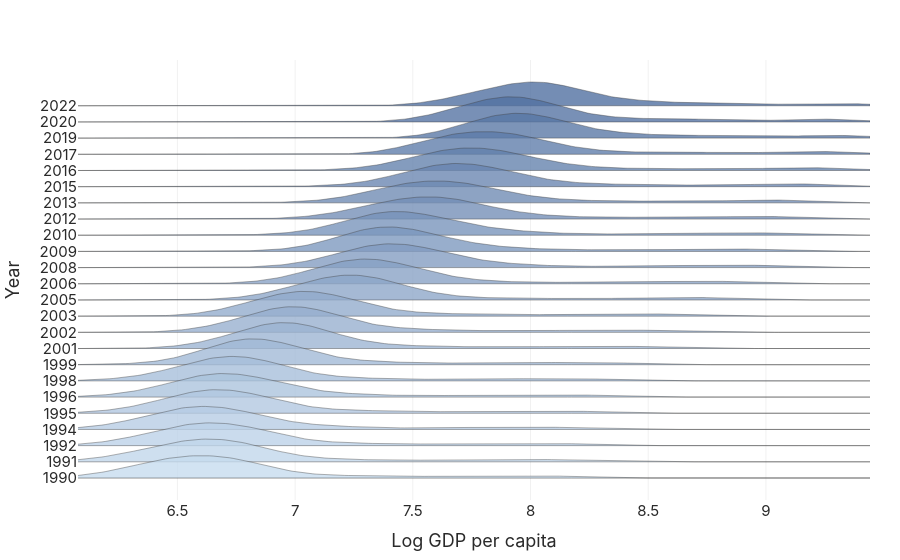

The code cell stored with this chart in its notebook:
### Markdown cell above
### Distribution dynamics

How the whole distribution moved, and how often districts change quintile from one year to the next:

### Code cell
dist = ex.explore_distribution_over_time(df, "ln_y")
print(dist.interpret())
dist.fig

### Figure 1 — Plotly figure (JSON) as saved in the notebook; plotly's stock layout.template omitted (floating-point values rounded to 4 significant figures; data arrays with more than 128 entries replaced by an {"elided": "..."} marker saying what was removed)
{"data": [{"fill": "toself", "fillcolor": "rgba(78,109,159,0.78)", "hoverinfo": "skip", "line": {"color": "rgba(60,60,60,0.5)", "width": 0.8}, "mode": "lines", "name": "2022", "showlegend": false, "type": "scatter", "x": {"elided": "400 float values"}, "y": {"elided": "400 float values"}}, {"fill": "toself", "fillcolor": "rgba(83,113,162,0.78)", "hoverinfo": "skip", "line": {"color": "rgba(60,60,60,0.5)", "width": 0.8}, "mode": "lines", "name": "2020", "showlegend": false, "type": "scatter", "x": {"elided": "400 float values"}, "y": {"elided": "400 float values"}}, {"fill": "toself", "fillcolor": "rgba(88,118,165,0.78)", "hoverinfo": "skip", "line": {"color": "rgba(60,60,60,0.5)", "width": 0.8}, "mode": "lines", "name": "2019", "showlegend": false, "type": "scatter", "x": {"elided": "400 float values"}, "y": {"elided": "400 float values"}}, {"fill": "toself", "fillcolor": "rgba(93,123,169,0.78)", "hoverinfo": "skip", "line": {"color": "rgba(60,60,60,0.5)", "width": 0.8}, "mode": "lines", "name": "2017", "showlegend": false, "type": "scatter", "x": {"elided": "400 float values"}, "y": {"elided": "400 float values"}}, {"fill": "toself", "fillcolor": "rgba(98,128,172,0.78)", "hoverinfo": "skip", "line": {"color": "rgba(60,60,60,0.5)", "width": 0.8}, "mode": "lines", "name": "2016", "showlegend": false, "type": "scatter", "x": {"elided": "400 float values"}, "y": {"elided": "400 float values"}}, {"fill": "toself", "fillcolor": "rgba(104,132,176,0.78)", "hoverinfo": "skip", "line": {"color": "rgba(60,60,60,0.5)", "width": 0.8}, "mode": "lines", "name": "2015", "showlegend": false, "type": "scatter", "x": {"elided": "400 float values"}, "y": {"elided": "400 float values"}}, {"fill": "toself", "fillcolor": "rgba(109,137,179,0.78)", "hoverinfo": "skip", "line": {"color": "rgba(60,60,60,0.5)", "width": 0.8}, "mode": "lines", "name": "2013", "showlegend": false, "type": "scatter", "x": {"elided": "400 float values"}, "y": {"elided": "400 float values"}}, {"fill": "toself", "fillcolor": "rgba(114,142,183,0.78)", "hoverinfo": "skip", "line": {"color": "rgba(60,60,60,0.5)", "width": 0.8}, "mode": "lines", "name": "2012", "showlegend": false, "type": "scatter", "x": {"elided": "400 float values"}, "y": {"elided": "400 float values"}}, {"fill": "toself", "fillcolor": "rgba(119,147,186,0.78)", "hoverinfo": "skip", "line": {"color": "rgba(60,60,60,0.5)", "width": 0.8}, "mode": "lines", "name": "2010", "showlegend": false, "type": "scatter", "x": {"elided": "400 float values"}, "y": {"elided": "400 float values"}}, {"fill": "toself", "fillcolor": "rgba(124,152,190,0.78)", "hoverinfo": "skip", "line": {"color": "rgba(60,60,60,0.5)", "width": 0.8}, "mode": "lines", "name": "2009", "showlegend": false, "type": "scatter", "x": {"elided": "400 float values"}, "y": {"elided": "400 float values"}}, {"fill": "toself", "fillcolor": "rgba(130,156,193,0.78)", "hoverinfo": "skip", "line": {"color": "rgba(60,60,60,0.5)", "width": 0.8}, "mode": "lines", "name": "2008", "showlegend": false, "type": "scatter", "x": {"elided": "400 float values"}, "y": {"elided": "400 float values"}}, {"fill": "toself", "fillcolor": "rgba(135,161,197,0.78)", "hoverinfo": "skip", "line": {"color": "rgba(60,60,60,0.5)", "width": 0.8}, "mode": "lines", "name": "2006", "showlegend": false, "type": "scatter", "x": {"elided": "400 float values"}, "y": {"elided": "400 float values"}}, {"fill": "toself", "fillcolor": "rgba(140,166,200,0.78)", "hoverinfo": "skip", "line": {"color": "rgba(60,60,60,0.5)", "width": 0.8}, "mode": "lines", "name": "2005", "showlegend": false, "type": "scatter", "x": {"elided": "400 float values"}, "y": {"elided": "400 float values"}}, {"fill": "toself", "fillcolor": "rgba(145,171,204,0.78)", "hoverinfo": "skip", "line": {"color": "rgba(60,60,60,0.5)", "width": 0.8}, "mode": "lines", "name": "2003", "showlegend": false, "type": "scatter", "x": {"elided": "400 float values"}, "y": {"elided": "400 float values"}}, {"fill": "toself", "fillcolor": "rgba(151,175,207,0.78)", "hoverinfo": "skip", "line": {"color": "rgba(60,60,60,0.5)", "width": 0.8}, "mode": "lines", "name": "2002", "showlegend": false, "type": "scatter", "x": {"elided": "400 float values"}, "y": {"elided": "400 float values"}}, {"fill": "toself", "fillcolor": "rgba(156,180,211,0.78)", "hoverinfo": "skip", "line": {"color": "rgba(60,60,60,0.5)", "width": 0.8}, "mode": "lines", "name": "2001", "showlegend": false, "type": "scatter", "x": {"elided": "400 float values"}, "y": {"elided": "400 float values"}}, {"fill": "toself", "fillcolor": "rgba(161,185,214,0.78)", "hoverinfo": "skip", "line": {"color": "rgba(60,60,60,0.5)", "width": 0.8}, "mode": "lines", "name": "1999", "showlegend": false, "type": "scatter", "x": {"elided": "400 float values"}, "y": {"elided": "400 float values"}}, {"fill": "toself", "fillcolor": "rgba(166,190,218,0.78)", "hoverinfo": "skip", "line": {"color": "rgba(60,60,60,0.5)", "width": 0.8}, "mode": "lines", "name": "1998", "showlegend": false, "type": "scatter", "x": {"elided": "400 float values"}, "y": {"elided": "400 float values"}}, {"fill": "toself", "fillcolor": "rgba(171,195,221,0.78)", "hoverinfo": "skip", "line": {"color": "rgba(60,60,60,0.5)", "width": 0.8}, "mode": "lines", "name": "1996", "showlegend": false, "type": "scatter", "x": {"elided": "400 float values"}, "y": {"elided": "400 float values"}}, {"fill": "toself", "fillcolor": "rgba(177,199,225,0.78)", "hoverinfo": "skip", "line": {"color": "rgba(60,60,60,0.5)", "width": 0.8}, "mode": "lines", "name": "1995", "showlegend": false, "type": "scatter", "x": {"elided": "400 float values"}, "y": {"elided": "400 float values"}}, {"fill": "toself", "fillcolor": "rgba(182,204,228,0.78)", "hoverinfo": "skip", "line": {"color": "rgba(60,60,60,0.5)", "width": 0.8}, "mode": "lines", "name": "1994", "showlegend": false, "type": "scatter", "x": {"elided": "400 float values"}, "y": {"elided": "400 float values"}}, {"fill": "toself", "fillcolor": "rgba(187,209,232,0.78)", "hoverinfo": "skip", "line": {"color": "rgba(60,60,60,0.5)", "width": 0.8}, "mode": "lines", "name": "1992", "showlegend": false, "type": "scatter", "x": {"elided": "400 float values"}, "y": {"elided": "400 float values"}}, {"fill": "toself", "fillcolor": "rgba(192,214,235,0.78)", "hoverinfo": "skip", "line": {"color": "rgba(60,60,60,0.5)", "width": 0.8}, "mode": "lines", "name": "1991", "showlegend": false, "type": "scatter", "x": {"elided": "400 float values"}, "y": {"elided": "400 float values"}}, {"fill": "toself", "fillcolor": "rgba(198,219,239,0.78)", "hoverinfo": "skip", "line": {"color": "rgba(60,60,60,0.5)", "width": 0.8}, "mode": "lines", "name": "1990", "showlegend": false, "type": "scatter", "x": {"elided": "400 float values"}, "y": {"elided": "400 float values"}}], "layout": {"xaxis": {"title": {"text": "Log GDP per capita"}}, "yaxis": {"tickmode": "array", "ticktext": ["1990", "1991", "1992", "1994", "1995", "1996", "1998", "1999", "2001", "2002", "2003", "2005", "2006", "2008", "2009", "2010", "2012", "2013", "2015", "2016", "2017", "2019", "2020", "2022"], "tickvals": [0.0, 1.0, 2.0, 3.0, 4.0, 5.0, 6.0, 7.0, 8.0, 9.0, 10.0, 11.0, 12.0, 13.0, 14.0, 15.0, 16.0, 17.0, 18.0, 19.0, 20.0, 21.0, 22.0, 23.0], "title": {"text": "Year"}}}}
